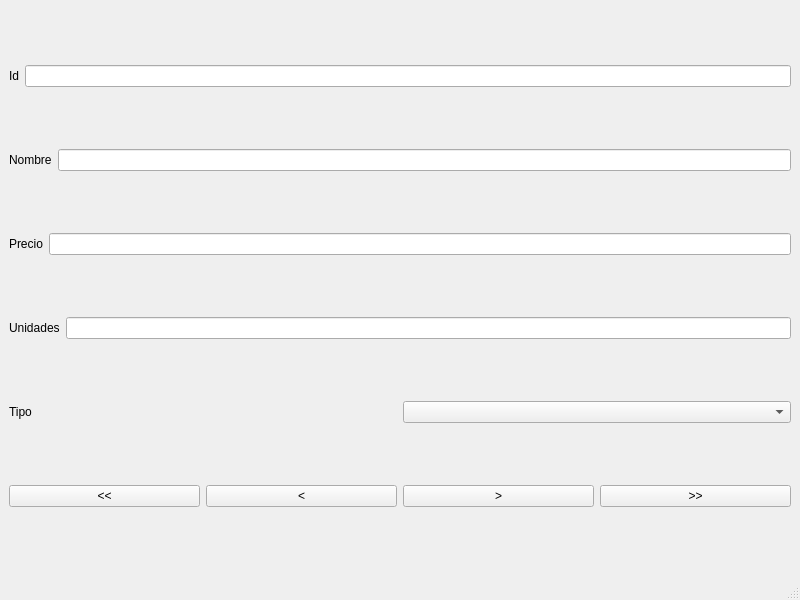
<?xml version="1.0" encoding="UTF-8"?>
<ui version="4.0">
 <class>MainWindow</class>
 <widget class="QMainWindow" name="MainWindow">
  <property name="geometry">
   <rect>
    <x>0</x>
    <y>0</y>
    <width>800</width>
    <height>600</height>
   </rect>
  </property>
  <property name="windowTitle">
   <string>MainWindow</string>
  </property>
  <widget class="QWidget" name="centralwidget">
   <layout class="QVBoxLayout" name="verticalLayout">
    <item>
     <layout class="QHBoxLayout" name="horizontalLayout">
      <item>
       <widget class="QLabel" name="label">
        <property name="text">
         <string>Id</string>
        </property>
       </widget>
      </item>
      <item>
       <widget class="QLineEdit" name="lineEdit"/>
      </item>
     </layout>
    </item>
    <item>
     <layout class="QHBoxLayout" name="horizontalLayout_2">
      <item>
       <widget class="QLabel" name="label_2">
        <property name="text">
         <string>Nombre</string>
        </property>
       </widget>
      </item>
      <item>
       <widget class="QLineEdit" name="lineEdit_2"/>
      </item>
     </layout>
    </item>
    <item>
     <layout class="QHBoxLayout" name="horizontalLayout_3">
      <item>
       <widget class="QLabel" name="label_3">
        <property name="text">
         <string>Precio</string>
        </property>
       </widget>
      </item>
      <item>
       <widget class="QLineEdit" name="lineEdit_3"/>
      </item>
     </layout>
    </item>
    <item>
     <layout class="QHBoxLayout" name="horizontalLayout_4">
      <item>
       <widget class="QLabel" name="label_4">
        <property name="text">
         <string>Unidades</string>
        </property>
       </widget>
      </item>
      <item>
       <widget class="QLineEdit" name="lineEdit_4"/>
      </item>
     </layout>
    </item>
    <item>
     <layout class="QHBoxLayout" name="horizontalLayout_7">
      <item>
       <layout class="QHBoxLayout" name="horizontalLayout_5">
        <item>
         <widget class="QLabel" name="label_5">
          <property name="text">
           <string>Tipo</string>
          </property>
         </widget>
        </item>
       </layout>
      </item>
      <item>
       <widget class="QComboBox" name="comboBox"/>
      </item>
     </layout>
    </item>
    <item>
     <layout class="QHBoxLayout" name="horizontalLayout_6">
      <item>
       <widget class="QPushButton" name="pushButton_3">
        <property name="text">
         <string>&lt;&lt;</string>
        </property>
       </widget>
      </item>
      <item>
       <widget class="QPushButton" name="pushButton">
        <property name="text">
         <string>&lt;</string>
        </property>
       </widget>
      </item>
      <item>
       <widget class="QPushButton" name="pushButton_2">
        <property name="text">
         <string>&gt;</string>
        </property>
       </widget>
      </item>
      <item>
       <widget class="QPushButton" name="pushButton_4">
        <property name="text">
         <string>&gt;&gt;</string>
        </property>
       </widget>
      </item>
     </layout>
    </item>
   </layout>
  </widget>
  <widget class="QMenuBar" name="menubar">
   <property name="geometry">
    <rect>
     <x>0</x>
     <y>0</y>
     <width>800</width>
     <height>33</height>
    </rect>
   </property>
  </widget>
  <widget class="QStatusBar" name="statusbar"/>
 </widget>
 <resources/>
 <connections/>
</ui>
